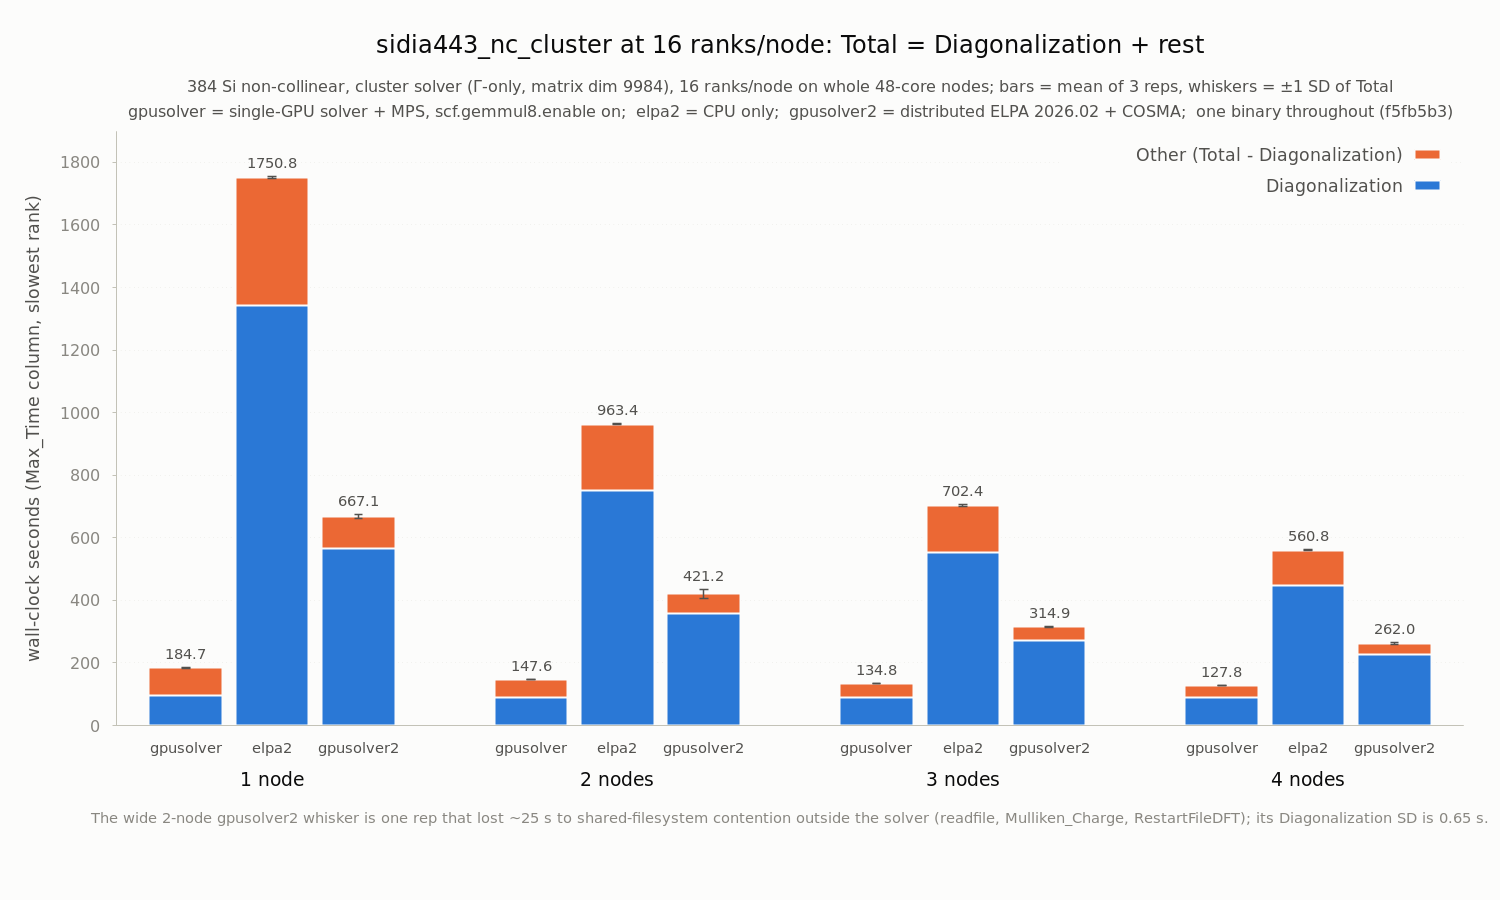

Write gnuplot code to recreate this figure.
# Stacked-bar view of work/s443nc16_reps_result.txt (means over 3 reps).
# Bar height = Total Computational Time; bottom segment = Diagonalization,
# top segment = the rest (Total - Diagonalization).  Whiskers = +-1 sample SD
# of Total.  Groups: 1-4 nodes; within a group: gpusolver + MPS with gemmul8
# on, CPU elpa2, and gpusolver2 (distributed ELPA 2026.02 + COSMA).
#
# 16 ranks/node EVERYWHERE -- no annotated exception, unlike the 36-rank
# chart whose 1-node gpusolver2 bar had to be taken at 16.  One binary
# throughout as well (gpusolver2 merge, f5fb5b3), so no bar in this figure
# is compared across a binary boundary.
#
# The 2-node gpusolver2 whisker is wide because s443nc_2n16_d3 lost ~25 s to
# shared-filesystem contention outside the solver (readfile, Mulliken_Charge,
# RestartFileDFT); its Diagonalization SD is 0.65 s.  Kept as measured.
#
# Render:  gnuplot s443nc16_reps_result.plt   (writes s443nc16_reps_result.png)

set terminal pngcairo noenhanced size 1500,900 font "DejaVu Sans,14" background rgb "#fcfcfb"
set output "s443nc16_reps_result.png"

# columns: x  total  diag  sd_total
$data << EOD
 0   184.69    94.70   1.06
 1  1750.84  1342.48   2.46
 2   667.14   566.45   6.02
 4   147.64    90.08   0.14
 5   963.40   749.96   2.25
 6   421.21   358.79  14.23
 8   134.75    89.05   0.88
 9   702.43   552.81   3.82
10   314.91   272.08   0.79
12   127.81    88.03   0.15
13   560.81   447.18   1.74
14   262.00   225.40   1.64
EOD

set title "sidia443_nc_cluster at 16 ranks/node: Total = Diagonalization + rest" \
    font ",18" textcolor rgb "#0b0b0b" offset 0,2.2
set label 100 "384 Si non-collinear, cluster solver (Γ-only, matrix dim 9984), 16 ranks/node on whole 48-core nodes; bars = mean of 3 reps, whiskers = ±1 SD of Total" \
    at graph 0.5, graph 1.075 center font ",12" textcolor rgb "#52514e"
set label 101 "gpusolver = single-GPU solver + MPS, scf.gemmul8.enable on;  elpa2 = CPU only;  gpusolver2 = distributed ELPA 2026.02 + COSMA;  one binary throughout (f5fb5b3)" \
    at graph 0.5, graph 1.033 center font ",12" textcolor rgb "#52514e"

set ylabel "wall-clock seconds (Max_Time column, slowest rank)" \
    font ",13" textcolor rgb "#52514e" offset 1,0
set yrange [0:1900]
set xrange [-0.8:14.8]

set border 3 linecolor rgb "#c3c2b7" linewidth 1
set grid ytics back linecolor rgb "#e1e0d9" linewidth 1
set ytics nomirror out scale 0.5 font ",12" textcolor rgb "#898781"
set xtics nomirror scale 0 font ",11" textcolor rgb "#52514e" \
    ("gpusolver" 0, "elpa2" 1, "gpusolver2" 2, \
     "gpusolver" 4, "elpa2" 5, "gpusolver2" 6, \
     "gpusolver" 8, "elpa2" 9, "gpusolver2" 10, \
     "gpusolver" 12, "elpa2" 13, "gpusolver2" 14)

set label 1 "1 node"  at first  1, graph -0.09 center font ",14" textcolor rgb "#0b0b0b"
set label 2 "2 nodes" at first  5, graph -0.09 center font ",14" textcolor rgb "#0b0b0b"
set label 3 "3 nodes" at first  9, graph -0.09 center font ",14" textcolor rgb "#0b0b0b"
set label 4 "4 nodes" at first 13, graph -0.09 center font ",14" textcolor rgb "#0b0b0b"

# the one wide whisker, so it is not read as solver variability
set label 5 "The wide 2-node gpusolver2 whisker is one rep that lost ~25 s to shared-filesystem contention outside the solver (readfile, Mulliken_Charge, RestartFileDFT); its Diagonalization SD is 0.65 s." \
    at graph 0.5, graph -0.155 center front font ",11" textcolor rgb "#898781"

set bmargin 8
set tmargin 6

set key top right samplen 1.6 spacing 1.5 font ",13" textcolor rgb "#52514e"

set boxwidth 0.85
set style fill solid 1.0 border rgb "#fcfcfb"

plot $data using 1:2 with boxes linecolor rgb "#eb6834" linewidth 2 \
         title "Other (Total - Diagonalization)", \
     $data using 1:3 with boxes linecolor rgb "#2a78d6" linewidth 2 \
         title "Diagonalization", \
     $data using 1:2:4 with yerrorbars linecolor rgb "#52514e" linewidth 1.5 \
         pointtype 7 pointsize 0 notitle, \
     $data using 1:($2+$4+45):(sprintf("%.1f",$2)) with labels \
         font ",11" textcolor rgb "#52514e" notitle
